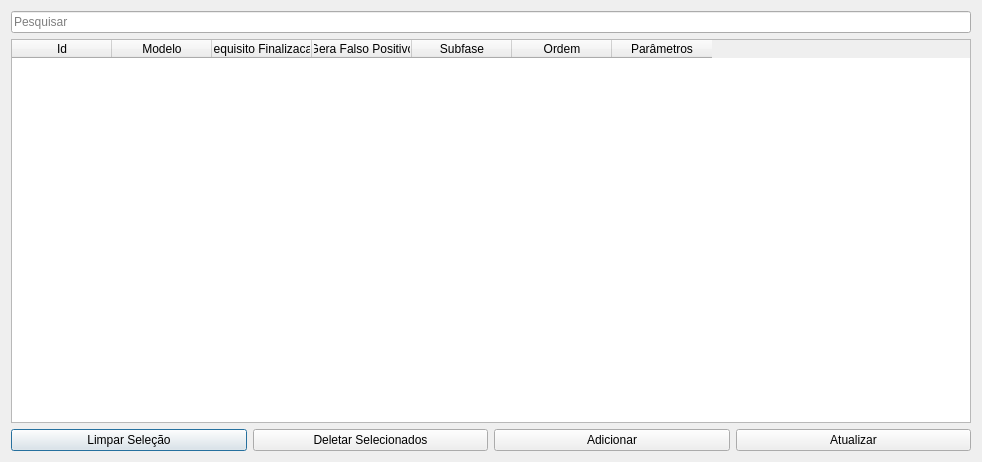
<?xml version="1.0" encoding="UTF-8"?>
<ui version="4.0">
 <class>Dialog</class>
 <widget class="QDialog" name="Dialog">
  <property name="geometry">
   <rect>
    <x>0</x>
    <y>0</y>
    <width>982</width>
    <height>462</height>
   </rect>
  </property>
  <property name="windowTitle">
   <string>Perfis Modelo</string>
  </property>
  <layout class="QGridLayout" name="gridLayout">
   <item row="1" column="0">
    <widget class="QTableWidget" name="tableWidget">
     <attribute name="verticalHeaderCascadingSectionResizes">
      <bool>false</bool>
     </attribute>
     <column>
      <property name="text">
       <string>Id</string>
      </property>
     </column>
     <column>
      <property name="text">
       <string>Modelo</string>
      </property>
     </column>
     <column>
      <property name="text">
       <string>Requisito Finalizacao</string>
      </property>
     </column>
     <column>
      <property name="text">
       <string>Gera Falso Positivo</string>
      </property>
     </column>
     <column>
      <property name="text">
       <string>Subfase</string>
      </property>
     </column>
     <column>
      <property name="text">
       <string>Ordem</string>
      </property>
     </column>
     <column>
      <property name="text">
       <string>Parâmetros</string>
      </property>
     </column>
    </widget>
   </item>
   <item row="2" column="0">
    <layout class="QHBoxLayout" name="horizontalLayout">
     <item>
      <widget class="QPushButton" name="clearSelectionBtn">
       <property name="text">
        <string>Limpar Seleção</string>
       </property>
      </widget>
     </item>
     <item>
      <widget class="QPushButton" name="delBtn">
       <property name="text">
        <string>Deletar Selecionados</string>
       </property>
      </widget>
     </item>
     <item>
      <widget class="QPushButton" name="addFormBtn">
       <property name="text">
        <string>Adicionar</string>
       </property>
      </widget>
     </item>
     <item>
      <widget class="QPushButton" name="saveBtn">
       <property name="text">
        <string>Atualizar</string>
       </property>
      </widget>
     </item>
    </layout>
   </item>
   <item row="0" column="0">
    <widget class="QLineEdit" name="searchLe">
     <property name="placeholderText">
      <string>Pesquisar</string>
     </property>
    </widget>
   </item>
  </layout>
 </widget>
 <resources/>
 <connections/>
</ui>
